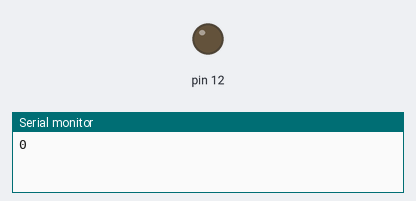
The sketch below on a simulated Arduino Uno, built with avr-gcc and run on an emulated ATmega328P. On the bench: output pins drawn as LEDs (lit = HIGH), the last lines printed to the serial monitor.

Above: at 0.1 s.
At 64.1 s:
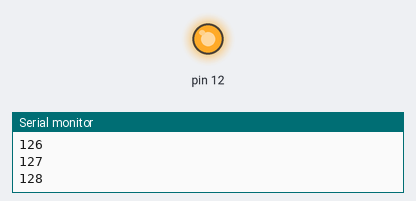
Timing chart, 0 to 129.5 s (numbered marks = the images above):
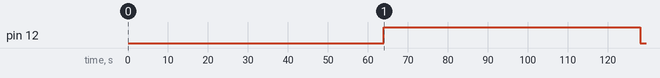

Measured:
- by itself, pin 12: LOW → HIGH at 64.0 s, → LOW 64.0 s later

The sketch:

ledbrigth.ino
```cpp
void setup()
{
  pinMode(12,OUTPUT);
  Serial.begin(9600);
}

void loop()
{

int i;
 for(i=0;i<=255;i++)
 {
  analogWrite(12,i);
  Serial.println(i);
  delay(500);
 }


}
```
